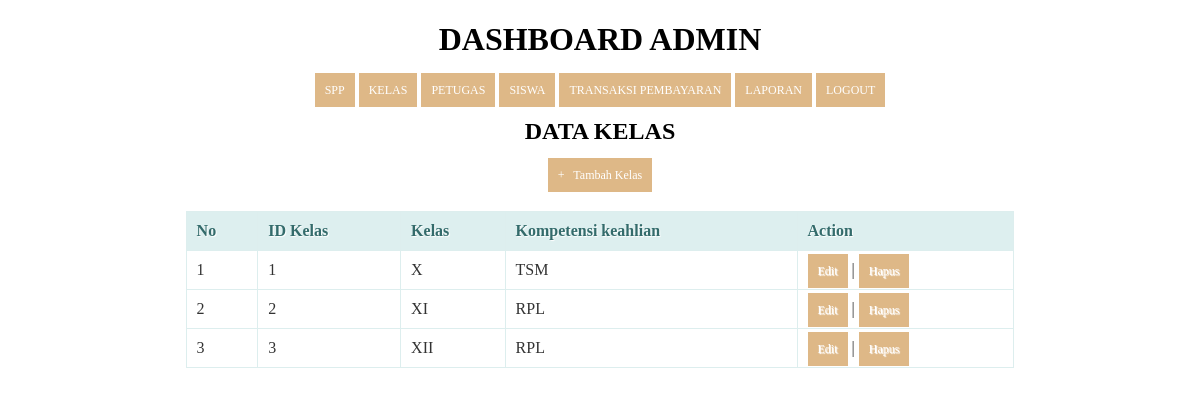
The app's page /kelas.php (signed in) with its own data.
### tables this page shows
CREATE TABLE `kelas` (
  `id_kelas` int(11) NOT NULL,
  `nama_kelas` varchar(10) NOT NULL,
  `kompetensi_keahlian` varchar(50) NOT NULL
);

### kelas.php (the view, shortened to what this page needs)
<!DOCTYPE html>
<html>
  <head>
  </head>
<body>
	<?php
  include ('header.php');
?>
    <center><h2>Data Kelas</h2><center>
    <center><a href="tambah_kelas.php">+ &nbsp; Tambah Kelas</a><center>
    <br/>
    <table>
      <thead>
        <tr>
          <th>No</th>
          <th>ID Kelas</th>
          <th>Kelas</th>
          <th>Kompetensi keahlian</th>
          <th>Action</th>
        </tr>
    </thead>
    <tbody>
      <?php
      $query = "SELECT * FROM kelas ORDER BY id_kelas ASC";
      $result = mysqli_query($koneksi, $query);
      $no = 1;
      while($row = mysqli_fetch_assoc($result))
      {
      ?>
       <tr>
          <td><?php echo $no; ?></td>
          <td><?php echo $row['id_kelas']; ?></td>
          <td><?php echo $row['nama_kelas']; ?></td>
          <td><?php echo substr($row['kompetensi_keahlian'], 0, 20); ?></td>
          <td>
              <a href="edit_kelas.php?id=<?php echo $row['id_kelas']; ?>">Edit</a> |
              <a href="proses_hapuskelas.php?id=<?php echo $row['id_kelas']; ?>" onClick="return confirm('Anda yakin akan menghapus data ini?')">Hapus</a>
          </td>
      </tr>
      <?php
        $no++;
      }
      ?>
    </tbody>
    </table>
</body>
</html>

### kelas.php (style rules this page uses)
* { font-family: "Trebuchet MS"; }
h2 { text-transform: uppercase; color: black; }
table { border: solid 1px #DDEEEE; border-collapse: collapse; border-spacing: 0; width: 70%; margin: 10px auto 10px auto; }
table thead th { background-color: #DDEFEF; border: solid 1px #DDEEEE; color: #336B6B; padding: 10px; text-align: left; text-shadow: 1px 1px 1px #fff; text-decoration: none; }
table tbody td { border: solid 1px #DDEEEE; color: #333; padding: 10px; text-shadow: 1px 1px 1px #fff; }
a { background-color: burlywood; color: #fff; padding: 10px; text-decoration: none; font-size: 12px; }

### header.php (style rules this page uses)
* { font-family: "fantasy"; }
table { border: solid 1px #DDEEEE; border-collapse: collapse; border-spacing: 0; width: 70%; margin: 10px auto 10px auto; }
table thead th { background-color: #DDEFEF; border: solid 1px #DDEEEE; color: #336B6B; padding: 10px; text-align: left; text-shadow: 1px 1px 1px #fff; text-decoration: none; }
table tbody td { border: solid 1px #DDEEEE; color: #333; padding: 10px; text-shadow: 1px 1px 1px #fff; }
a { background-color: burlywood; color: #fff; padding: 10px; text-decoration: none; font-size: 12px; }

### records on screen
kelas: id_kelas "1", nama_kelas "X", kompetensi_keahlian "TSM"
kelas: id_kelas "2", nama_kelas "XI", kompetensi_keahlian "RPL"
kelas: id_kelas "3", nama_kelas "XII", kompetensi_keahlian "RPL"
